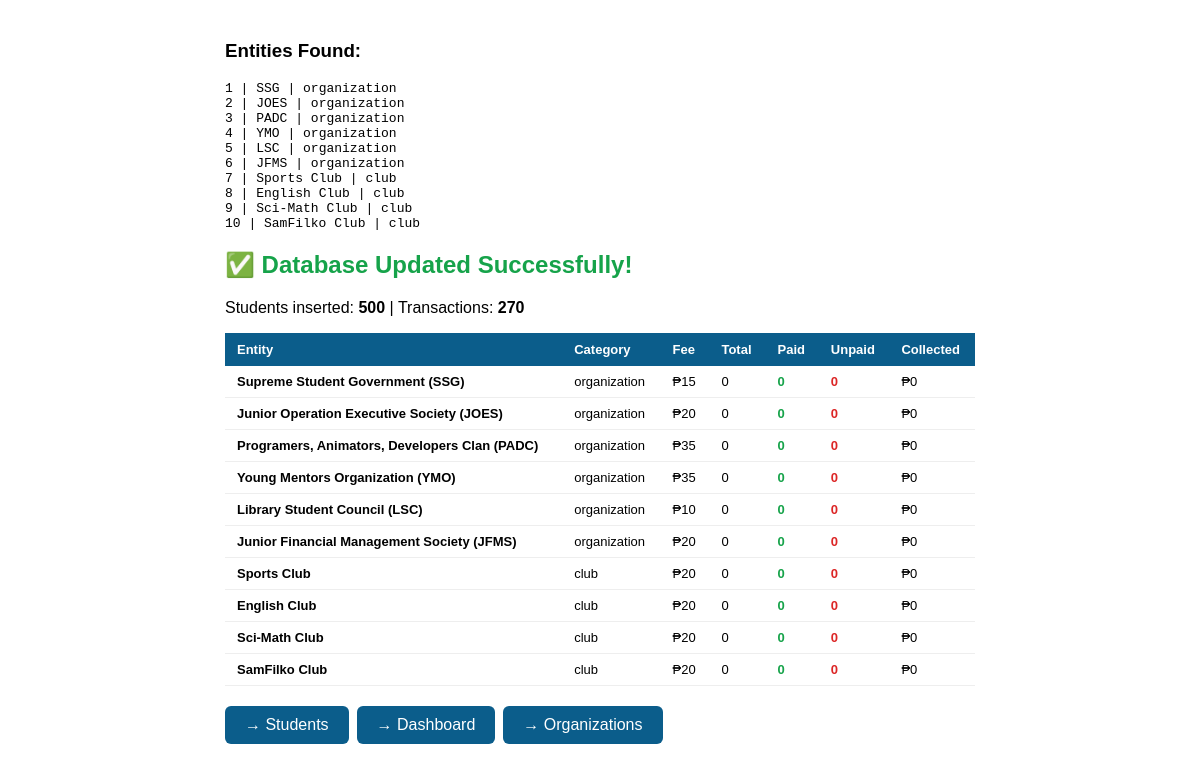
The app's page /insert_students.php with its own data.
### tables this page shows
CREATE TABLE entities (
  id         INT          AUTO_INCREMENT PRIMARY KEY,
  name       VARCHAR(180) NOT NULL UNIQUE,
  short_name VARCHAR(100) NULL,
  category   ENUM('organization','club') NOT NULL,
  photo_path VARCHAR(255) NULL,
  is_active  TINYINT(1)   NOT NULL DEFAULT 1,
  created_at TIMESTAMP    NOT NULL DEFAULT CURRENT_TIMESTAMP
);

### insert_students.php (the view, shortened to what this page needs)
<?php
$pdo = db();
$entities = $pdo->query("SELECT id, name, short_name, category FROM entities ORDER BY id")->fetchAll();
echo "<h3>Entities Found:</h3><pre>";
foreach ($entities as $e) echo $e['id']." | ".$e['short_name']." | ".$e['category']."\n";
echo "</pre>";
$fees = [
    1 => 15,
    2 => 20,
    3 => 35,
    4 => 35,
    5 => 10,
    6 => 20,
    7 => 20,
    8 => 20,
    9 => 20,
    10=> 20,
];
$firstNames = ['Juan','Maria','Jose','Ana','Pedro','Rosa','Carlo','Liza','Mark','Anna','Ben','Cris','Dan','Eva','Fred','Grace','Hans','Iris','Jay','Kim','Leo','Mia','Noel','Olive','Paul','Queen','Rex','Sue','Tim','Uma','Vic','Wes','Xia','Yam','Zoe','Ace','Bea','Coy','Dex','Eve','Fox','Gem','Hue','Ivy','Jed','Kay','Lou','Max','Nia','Oz'];
$lastNames  = ['Reyes','Santos','Cruz','Garcia','Lim','Torres','Bautista','Dela Cruz','Mendoza','Ramos','Villanueva','Aquino','Pascual','Flores','Castillo','Morales','Rivera','Navarro','Domingo','Aguilar','Salazar','Dizon','Ocampo','Soriano','Dela Torre','Manalo','Bernardo','Tolentino','Macaraeg','Buenaventura'];
$years      = ['1st Year','2nd Year','3rd Year','4th Year'];
$entityCourses = [
    1  => ['BSIT','BSBA(FM)','BSBA(OM)','BEED'],
    2  => ['BSBA(OM)'],
    3  => ['BSIT'],
    4  => ['BEED'],
    5  => ['BSIT','BSBA(FM)','BSBA(OM)','BEED'],
    6  => ['BSBA(FM)'],
    7  => ['BSIT','BSBA(FM)','BSBA(OM)','BEED'],
    8  => ['BSIT','BSBA(FM)','BSBA(OM)','BEED'],
    9  => ['BSIT','BSBA(FM)','BSBA(OM)','BEED'],
    10 => ['BSIT','BSBA(FM)','BSBA(OM)','BEED'],
];
$pdo->exec("DELETE FROM transactions WHERE source='student'");
$pdo->exec("DELETE FROM students");
$inserted = 0;
$txnCount = 0;
foreach ($entities as $ent) {
    $eid = $ent['id'];
    $fee = $fees[$eid] ?? 20;
    for ($i = 1; $i <= 50; $i++) {
        $num       = str_pad(($eid * 100) + $i, 5, '0', STR_PAD_LEFT);
        $studentId = "2024-$num";
        $firstName = $firstNames[($i - 1) % count($firstNames)];
        $lastName  = $lastNames[($i - 1) % count($lastNames)];
        $fullName  = "$lastName, $firstName";
        $course    = $entityCourses[$eid][($i - 1) % count($entityCourses[$eid])];
        $year      = $years[($i - 1) % 4];
        $status    = ($i % 5 !== 0 && $i % 3 !== 0) ? 'Paid' : 'Unpaid';
        $pdo->prepare("INSERT INTO students (student_id, full_name, course, year_level, entity_id, amount_due, payment_status) VALUES (:sid,:fn,:c,:y,:e,:a,:s)")
            ->execute([':sid'=>$studentId,':fn'=>$fullName,':c'=>$course,':y'=>$year,':e'=>$eid,':a'=>$fee,':s'=>$status]);
        if ($status === 'Paid') {
            $pdo->prepare("INSERT INTO transactions (entity_id, tx_date, type, description, amount, source, created_by) VALUES (:e, CURDATE(), 'Income', :d, :a, 'student', 1)")
                ->execute([':e'=>$eid,':d'=>'Membership fee - '.$fullName,':a'=>$fee]);
            $txnCount++;
        }
        $inserted++;
    }
}
echo "<!DOCTYPE html><html><head><meta charset='UTF-8'><title>Done</title>
<style>body{font-family:sans-serif;max-width:750px;margin:40px auto;padding:0 20px;}
h2{color:#16a34a;} table{width:100%;border-collapse:collapse;font-size:13px;margin-top:16px;}
th{background:#0b5d8b;color:white;padding:9px 12px;text-align:left;}
td{padding:8px 12px;border-bottom:1px solid #eee;}
tr:hover{background:#f9f9f9;}
.paid{color:#16a34a;font-weight:700;} .unpaid{color:#dc2626;font-weight:700;}
a{display:inline-block;margin-top:20px;background:#0b5d8b;color:white;padding:10px 20px;border-radius:6px;text-decoration:none;margin-right:8px;}
</style></head><body>";
echo "<h2>✅ Database Updated Successfully!</h2>";
echo "<p>Students inserted: <b>$inserted</b> | Transactions: <b>$txnCount</b></p>";
echo "<table><tr><th>Entity</th><th>Category</th><th>Fee</th><th>Total</th><th>Paid</th><th>Unpaid</th><th>Collected</th></tr>";
foreach ($entities as $ent) {
    $eid     = $ent['id'];
    $fee     = $fees[$eid] ?? 20;
    $total   = (int)$pdo->query("SELECT COUNT(*) FROM students WHERE entity_id=$eid")->fetchColumn();
    $paid    = (int)$pdo->query("SELECT COUNT(*) FROM students WHERE entity_id=$eid AND payment_status='Paid'")->fetchColumn();
    $unpaid  = $total - $paid;
    $col     = (float)$pdo->query("SELECT COALESCE(SUM(amount_due),0) FROM students WHERE entity_id=$eid AND payment_status='Paid'")->fetchColumn();
    echo "<tr>
        <td><b>{$ent['name']}</b></td>
        <td>{$ent['category']}</td>
        <td>₱$fee</td>
        <td>$total</td>
        <td class='paid'>$paid</td>
        <td class='unpaid'>$unpaid</td>
        <td>₱".number_format($col)."</td>
    </tr>";
}
echo "</table>";
echo "<a href='/mini%20system/pages/students.php'>→ Students</a>";
echo "<a href='/mini%20system/pages/dashboard.php'>→ Dashboard</a>";
echo "<a href='/mini%20system/pages/organization.php'>→ Organizations</a>";
echo "</body></html>";

### insert_students.php (style rules this page uses)
body { font-family:sans-serif;max-width:750px;margin:40px auto;padding:0 20px; }
h2 { color:#16a34a; }
table { width:100%;border-collapse:collapse;font-size:13px;margin-top:16px; }
th { background:#0b5d8b;color:white;padding:9px 12px;text-align:left; }
td { padding:8px 12px;border-bottom:1px solid #eee; }
.paid { color:#16a34a;font-weight:700; }
.unpaid { color:#dc2626;font-weight:700; }
a { display:inline-block;margin-top:20px;background:#0b5d8b;color:white;padding:10px 20px;border-radius:6px;text-decoration:none;margin-right:8px; }

### records on screen
entities: id "1", short_name "SSG", category "organization", name "Supreme Student Government (SSG)", id "15", total "0", paid "0", unpaid "0", col "0"
entities: id "2", short_name "JOES", category "organization", name "Junior Operation Executive Society (JOES)", id "20", total "0", paid "0", unpaid "0", col "0"
entities: id "3", short_name "PADC", category "organization", name "Programers, Animators, Developers Clan (PADC)", id "35", total "0", paid "0", unpaid "0", col "0"
entities: id "4", short_name "YMO", category "organization", name "Young Mentors Organization (YMO)", id "35", total "0", paid "0", unpaid "0", col "0"
entities: id "5", short_name "LSC", category "organization", name "Library Student Council (LSC)", id "10", total "0", paid "0", unpaid "0", col "0"
entities: id "6", short_name "JFMS", category "organization", name "Junior Financial Management Society (JFMS)", id "20", total "0", paid "0", unpaid "0", col "0"
entities: id "7", short_name "Sports Club", category "club", name "Sports Club", id "20", total "0", paid "0", unpaid "0", col "0"
entities: id "8", short_name "English Club", category "club", name "English Club", id "20", total "0", paid "0", unpaid "0", col "0"
entities: id "9", short_name "Sci-Math Club", category "club", name "Sci-Math Club", id "20", total "0", paid "0", unpaid "0", col "0"
entities: id "10", short_name "SamFilko Club", category "club", name "SamFilko Club", id "20", total "0", paid "0", unpaid "0", col "0"

### other values on screen
$inserted "500"
$txnCount "270"
